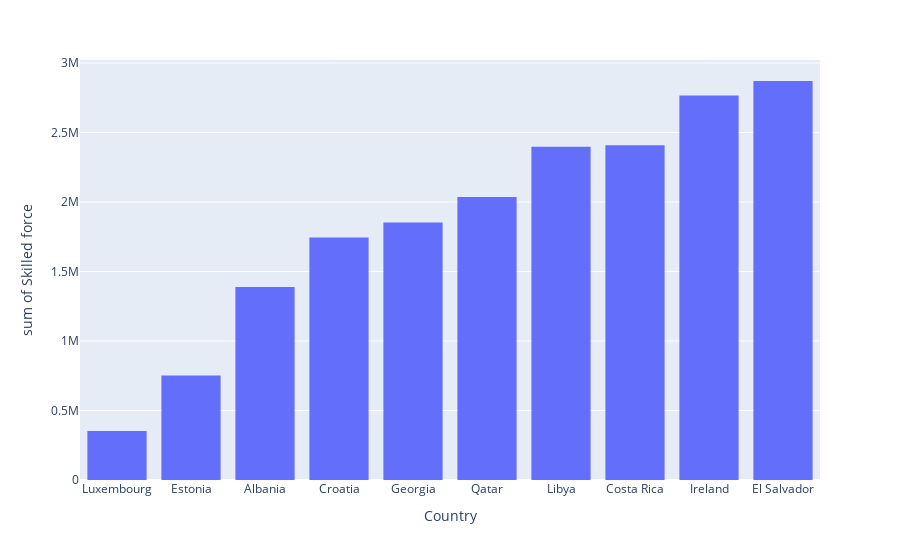

This figure's notebook cell:
### Code cell
import plotly.express as px
fig = px.histogram(sf, x="Country",y="Skilled force")
fig.show()

### Figure 1 — Plotly figure (JSON) as saved in the notebook; plotly's stock layout.template omitted (floating-point values rounded to 4 significant figures)
{"data": [{"alignmentgroup": "True", "bingroup": "x", "histfunc": "sum", "hovertemplate": "Country=%{x}<br>sum of Skilled force=%{y}<extra></extra>", "legendgroup": "", "marker": {"color": "#636efa", "pattern": {"shape": ""}}, "name": "", "offsetgroup": "", "orientation": "v", "showlegend": false, "type": "histogram", "x": ["Luxembourg", "Estonia", "Albania", "Croatia", "Georgia", "Qatar", "Libya", "Costa Rica", "Ireland", "El Salvador"], "xaxis": "x", "y": [351903, 752419, 1387831, 1744221, 1853143, 2035269, 2397855, 2407610, 2766155, 2870401], "yaxis": "y"}], "layout": {"autosize": true, "barmode": "relative", "legend": {"tracegroupgap": 0}, "margin": {"t": 60}, "xaxis": {"anchor": "y", "autorange": true, "domain": [0, 1], "range": [-0.5, 9.5], "title": {"text": "Country"}, "type": "category"}, "yaxis": {"anchor": "x", "autorange": true, "domain": [0, 1], "range": [0, 3021000.0], "title": {"text": "sum of Skilled force"}, "type": "linear"}}}
